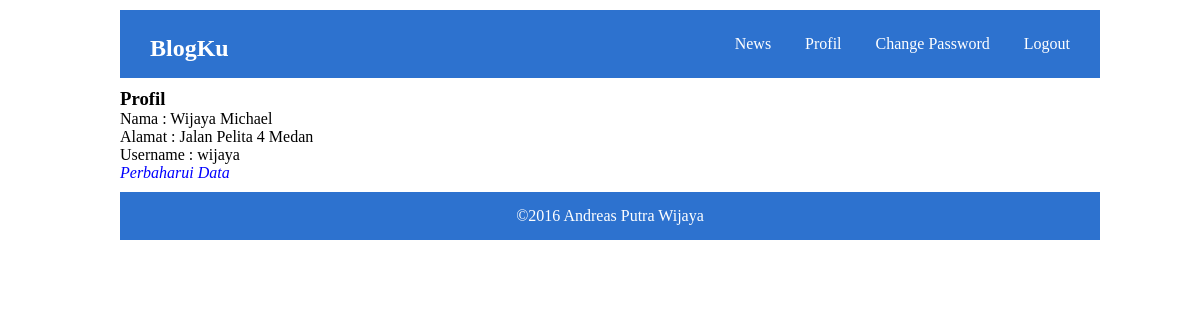
Screenshot of /profile.php (signed in) with the database file from the repository.
### tables this page shows
CREATE TABLE `navbar_title` (
  `id_navbar` tinyint(4) NOT NULL DEFAULT '1',
  `navbar_header` varchar(30) NOT NULL
);

CREATE TABLE `users` (
  `id` int(11) NOT NULL,
  `username` varchar(30) DEFAULT NULL,
  `password` varchar(255) DEFAULT NULL,
  `nama_lengkap` varchar(50) NOT NULL,
  `alamat` varchar(50) NOT NULL,
  `role` tinyint(1) NOT NULL DEFAULT '0'
);

### classes/Database.php (called while the page is built, shortened)
<?php
class Database{
	private static $INSTANCE = NULL;
	private $mysqli,
			$HOST = 'localhost',
			$USER = 'root',
			$PASS = '',
			$DBNAME = 'tutorial';
	public function __construct()
	{
		$this->mysqli = new mysqli($this->HOST, $this->USER, $this->PASS, $this->DBNAME);
	}
	public static function getInstance()
	{
		if( self::$INSTANCE == NULL )
		{
			self::$INSTANCE = new Database();
		}
		return self::$INSTANCE;
	}
	public function get_data($table,$column,$username)
	{
		if ( !preg_match('/^[0-9]{1,}$/',$username) ){
			$username = "'" . $username . "'";
		}
		$query = "SELECT * FROM $table WHERE $column = $username";
		$query = $this->mysqli->query($query);
		while ( $data = $query->fetch_assoc() )
		{
			return $data;
		}
	}
}

### core/init.php (called while the page is built, shortened)
<?php
	$user = new User();
?>

### classes/User.php (called while the page is built, shortened)
<?php
class User{
	private $_db;
	public function __construct()
	{
		$this->_db = Database::getInstance();
	}
	public function get_data($table,$column,$value)
	{
		return ($this->_db->get_data($table,$column,$value));
	}
	public function is_admin($username)
	{
		$data = $this->_db->get_data('users','username',$username);
		if ( $data['role'] == 1){
			return true;
		} else {
			return false;
		}
	}
}

### classes/Session.php (called while the page is built, shortened)
<?php
class Session
{
	public static function get_session($name)
	{
		return $_SESSION[$name];
	}
	public static function exists($name)
	{
		return ( isset($_SESSION[$name]) ) ? true : false;
	}
}

### profile.php (the view, shortened to what this page needs)
<?php
	require_once 'core/init.php';
	$profile = $user->get_data('users','username',Session::get_session('username'));
	require_once 'templates/header.php';
?>
	<div class="profile">
		<h3 class="title-profile">Profil</h3>
		Nama : <?php echo $profile['nama_lengkap'];?><br/>
		Alamat : <?php echo $profile['alamat'];?><br/>
		Username : <?php echo $profile['username'];?><br/>
		<a href="change-profile.php">Perbaharui Data</a>
	</div>
<?php
	require_once 'templates/footer.php';
?>

### templates/header.php (shortened to what this page needs)
<!DOCTYPE HTML>
<html lang="en">
<head>
	<link rel="stylesheet" href="assets/style.css">
</head>
<body>
	<header>
		<h2 class="navbar-title"><a href="#"><?php echo $user->get_data('navbar_title','id_navbar','1')['navbar_header'];?> </a></h2>
		<div class="navbar-menu">
			<?php
			if ( Session::exists('username') ){
			?>
				<?php
				if ( $user->is_admin( Session::get_session('username') ))
				{
				?>
					<a href="createnews.php">Create News</a>
					<a href="edit_display.php">Edit Display</a>
				<?php
			}
			?>
			<a href="news.php">News</a>
			<a href="profile.php">Profil</a>
			<a href="changepass.php">Change Password</a>
			<a href="logout.php">Logout</a>
			<?php
			}else{
			?>
			<a href="login.php">Login</a>
			<a href="register.php">Register</a>
			<?php
		}
			?>
		</div>
	</header>

### assets/style.css (style rules this page uses)
* { padding: 0px; margin: 0px; }
body { width: 80%; margin: 0px auto; }
header, footer { background-color: #2D72CF; color: #fff; width: 100%; padding: 15px 10px; margin: 10px 0px; }
a { color: #fff; text-decoration: none; }
.navbar-title { float: left; padding: 10px 0px 0px 20px; }
.navbar-menu { float: right; }
.navbar-menu a { display: inline-block; margin-right: 10px; padding: 10px; }
.profile a { color: blue; font-style: italic; }

### rows the page displays
navbar_title: navbar_header "BlogKu"
users: nama_lengkap "Wijaya Michael", alamat "Jalan Pelita 4 Medan", username "wijaya"
